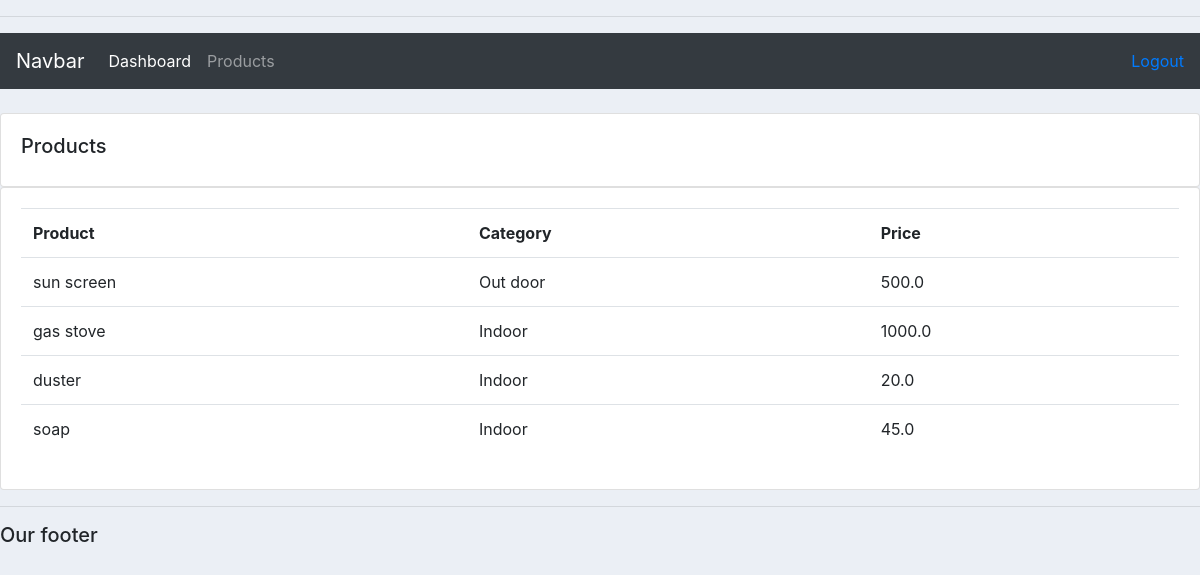
Screenshot of /products/ (signed in) with the database file from the repository.
### accounts/models.py (models this page shows, shortened)
class Product(models.Model):
    CATEGORY =(
            ('Indoor','Indoor'),
            ('Out door', 'Out door')
            )
    name = models.CharField(max_length=200, null=True)
    price = models.FloatField(null=True)
    category = models.CharField(max_length=200, null=True, choices=CATEGORY)
    description = models.CharField(max_length=200, null=True)
    date_created = models.DateTimeField(auto_now_add=True, null=True)
    tags = models.ManyToManyField(Tag)

### accounts/decorators.py (the view)
        def wrapper_func(request, *args, **kwargs):
            group = None
            if request.user.groups.exists():
                group = request.user.groups.all()[0].name
            if group in allowed_roles:
                return view_func(request, *args, **kwargs)
            else:
                return HttpResponse('You are not authorized to view this page')

### accounts/views.py (called while the page is built)
@login_required(login_url='login')
@allowed_users(allowed_roles=['admin'])
def products(request):
    products = Product.objects.all()
    return render(request,'accounts/product.html',{'products':products})

### accounts/templates/accounts/product.html
{%  extends 'accounts/main.html' %}
{% load static %}
{% block content %}
		<br>
		<div class="row">
			<div class="col-md">
				<div class="card card-body">
					<h5>Products</h5>
				</div>
				<div class="card card-body">
					<table class="table">
						<tr>
							<th>Product</th>
							<th>Category</th>
							<th>Price</th>
                        </tr>
                        {% for i in products %}
                               <tr>
                                   <td>{{i.name}}</td>
                                   <td>{{i.category}}</td>
                                   <td>{{i.price}}</td>
                               </tr>
                        {% endfor %}
					</table>
				</div>
			</div>
		</div>
{% endblock content %}

### static/css/main.css (style rules this page uses)
body { background-color: #ebeff5; }

### rows the page displays
Product: name "sun screen", category "Out door", price "500.0"
Product: name "gas stove", category "Indoor", price "1000.0"
Product: name "duster", category "Indoor", price "20.0"
Product: name "soap", category "Indoor", price "45.0"
